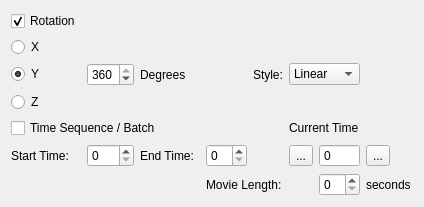
            <widget class="QWidget" name="Basic">
             <attribute name="title">
              <string>Basic</string>
             </attribute>
             <layout class="QGridLayout" name="gridLayout_15">
              <item row="0" column="0">
               <layout class="QGridLayout" name="gridLayout_9">
                <item row="0" column="0" colspan="2">
                 <widget class="QCheckBox" name="basic_rotationCheckBox">
                  <property name="minimumSize">
                   <size>
                    <width>70</width>
                    <height>17</height>
                   </size>
                  </property>
                  <property name="text">
                   <string>Rotation</string>
                  </property>
                  <property name="checked">
                   <bool>true</bool>
                  </property>
                 </widget>
                </item>
                <item row="1" column="0" colspan="3">
                 <widget class="QRadioButton" name="basic_xRadioButton">
                  <property name="text">
                   <string>X</string>
                  </property>
                  <attribute name="buttonGroup">
                   <string notr="true">buttonGroup</string>
                  </attribute>
                 </widget>
                </item>
                <item row="2" column="0" colspan="2">
                 <widget class="QRadioButton" name="basic_yRadioButton">
                  <property name="text">
                   <string>Y</string>
                  </property>
                  <property name="checked">
                   <bool>true</bool>
                  </property>
                  <attribute name="buttonGroup">
                   <string notr="true">buttonGroup</string>
                  </attribute>
                 </widget>
                </item>
                <item row="2" column="3" colspan="2">
                 <widget class="QLabel" name="label">
                  <property name="text">
                   <string>Degrees</string>
                  </property>
                 </widget>
                </item>
                <item row="2" column="6">
                 <widget class="QLabel" name="label_2">
                  <property name="text">
                   <string>Style:</string>
                  </property>
                 </widget>
                </item>
                <item row="2" column="7" colspan="2">
                 <widget class="QComboBox" name="basic_styleCombo">
                  <property name="minimumSize">
                   <size>
                    <width>62</width>
                    <height>20</height>
                   </size>
                  </property>
                  <property name="editable">
                   <bool>false</bool>
                  </property>
                  <property name="currentText">
                   <string>Linear</string>
                  </property>
                  <property name="currentIndex">
                   <number>0</number>
                  </property>
                  <property name="maxCount">
                   <number>2</number>
                  </property>
                  <item>
                   <property name="text">
                    <string>Linear</string>
                   </property>
                  </item>
                  <item>
                   <property name="text">
                    <string>Smooth</string>
                   </property>
                  </item>
                 </widget>
                </item>
                <item row="3" column="0" colspan="3">
                 <widget class="QRadioButton" name="basic_zRadioButton">
                  <property name="text">
                   <string>Z</string>
                  </property>
                  <attribute name="buttonGroup">
                   <string notr="true">buttonGroup</string>
                  </attribute>
                 </widget>
                </item>
                <item row="4" column="0" colspan="4">
                 <widget class="QCheckBox" name="basic_timeSeqBatchCheckBox">
                  <property name="text">
                   <string>Time Sequence / Batch</string>
                  </property>
                 </widget>
                </item>
                <item row="4" column="7" colspan="3">
                 <widget class="QLabel" name="label_3">
                  <property name="minimumSize">
                   <size>
                    <width>81</width>
                    <height>16</height>
                   </size>
                  </property>
                  <property name="text">
                   <string>Current Time</string>
                  </property>
                 </widget>
                </item>
                <item row="5" column="0">
                 <widget class="QLabel" name="label_4">
                  <property name="minimumSize">
                   <size>
                    <width>61</width>
                    <height>16</height>
                   </size>
                  </property>
                  <property name="text">
                   <string>Start Time:</string>
                  </property>
                 </widget>
                </item>
                <item row="5" column="3">
                 <widget class="QLabel" name="label_5">
                  <property name="minimumSize">
                   <size>
                    <width>51</width>
                    <height>16</height>
                   </size>
                  </property>
                  <property name="text">
                   <string>End Time:</string>
                  </property>
                 </widget>
                </item>
                <item row="6" column="5" colspan="3">
                 <widget class="QLabel" name="label_6">
                  <property name="minimumSize">
                   <size>
                    <width>81</width>
                    <height>16</height>
                   </size>
                  </property>
                  <property name="text">
                   <string>Movie Length:</string>
                  </property>
                 </widget>
                </item>
                <item row="6" column="9">
                 <widget class="QLabel" name="label_7">
                  <property name="minimumSize">
                   <size>
                    <width>47</width>
                    <height>13</height>
                   </size>
                  </property>
                  <property name="text">
                   <string>seconds</string>
                  </property>
                 </widget>
                </item>
                <item row="2" column="2">
                 <widget class="QSpinBox" name="basic_degreesSpinBox">
                  <property name="minimumSize">
                   <size>
                    <width>43</width>
                    <height>20</height>
                   </size>
                  </property>
                  <property name="maximum">
                   <number>360</number>
                  </property>
                  <property name="value">
                   <number>360</number>
                  </property>
                 </widget>
                </item>
                <item row="5" column="8">
                 <widget class="QSpinBox" name="basic_currentTimeSpinBox">
                  <property name="buttonSymbols">
                   <enum>QAbstractSpinBox::NoButtons</enum>
                  </property>
                 </widget>
                </item>
                <item row="6" column="8">
                 <widget class="QSpinBox" name="basic_movieLenSpinBox"/>
                </item>
                <item row="5" column="2">
                 <widget class="QSpinBox" name="basic_startTimeSpinBox"/>
                </item>
                <item row="5" column="5">
                 <widget class="QSpinBox" name="basic_endTimeSpinBox"/>
                </item>
                <item row="5" column="7">
                 <widget class="QToolButton" name="toolButton_10">
                  <property name="styleSheet">
                   <string notr="true">qproperty-icon: url(&quot;:/minus.svg&quot;)</string>
                  </property>
                  <property name="text">
                   <string>...</string>
                  </property>
                 </widget>
                </item>
                <item row="5" column="9">
                 <widget class="QToolButton" name="toolButton_11">
                  <property name="styleSheet">
                   <string notr="true">qproperty-icon: url(&quot;:/plus.svg&quot;)</string>
                  </property>
                  <property name="text">
                   <string>...</string>
                  </property>
                 </widget>
                </item>
               </layout>
              </item>
             </layout>
            </widget>
